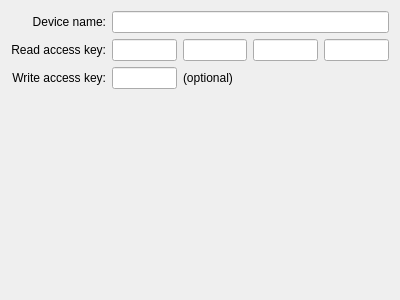
<ui version="4.0" >
 <class>AddDialogWidget</class>
 <widget class="QWidget" name="AddDialogWidget" >
  <property name="geometry" >
   <rect>
    <x>0</x>
    <y>0</y>
    <width>400</width>
    <height>300</height>
   </rect>
  </property>
  <property name="windowTitle" >
   <string>Form</string>
  </property>
  <layout class="QGridLayout" name="gridLayout" >
   <item row="0" column="0" >
    <widget class="QLabel" name="NameLabel" >
     <property name="text" >
      <string>Device name:</string>
     </property>
     <property name="alignment" >
      <set>Qt::AlignRight|Qt::AlignTrailing|Qt::AlignVCenter</set>
     </property>
    </widget>
   </item>
   <item row="1" column="0" >
    <widget class="QLabel" name="ReadKeyLabel" >
     <property name="text" >
      <string>Read access key:</string>
     </property>
     <property name="alignment" >
      <set>Qt::AlignRight|Qt::AlignTrailing|Qt::AlignVCenter</set>
     </property>
    </widget>
   </item>
   <item row="0" column="1" colspan="4" >
    <widget class="QLineEdit" name="NameEdit" />
   </item>
   <item row="1" column="1" >
    <widget class="QLineEdit" name="ReadKeyEdit1" />
   </item>
   <item row="1" column="2" >
    <widget class="QLineEdit" name="ReadKeyEdit2" />
   </item>
   <item row="1" column="3" >
    <widget class="QLineEdit" name="ReadKeyEdit3" />
   </item>
   <item row="1" column="4" >
    <widget class="QLineEdit" name="ReadKeyEdit4" />
   </item>
   <item row="3" column="0" >
    <spacer name="verticalSpacer" >
     <property name="orientation" >
      <enum>Qt::Vertical</enum>
     </property>
     <property name="sizeHint" stdset="0" >
      <size>
       <width>20</width>
       <height>40</height>
      </size>
     </property>
    </spacer>
   </item>
   <item row="2" column="1" >
    <widget class="QLineEdit" name="WriteKeyEdit" />
   </item>
   <item row="2" column="0" >
    <widget class="QLabel" name="WriteKeyLabel" >
     <property name="text" >
      <string>Write access key:</string>
     </property>
     <property name="alignment" >
      <set>Qt::AlignRight|Qt::AlignTrailing|Qt::AlignVCenter</set>
     </property>
    </widget>
   </item>
   <item row="2" column="2" colspan="3" >
    <widget class="QLabel" name="WriteKeyLabel2" >
     <property name="text" >
      <string>(optional)</string>
     </property>
    </widget>
   </item>
  </layout>
 </widget>
 <resources/>
 <connections/>
</ui>
